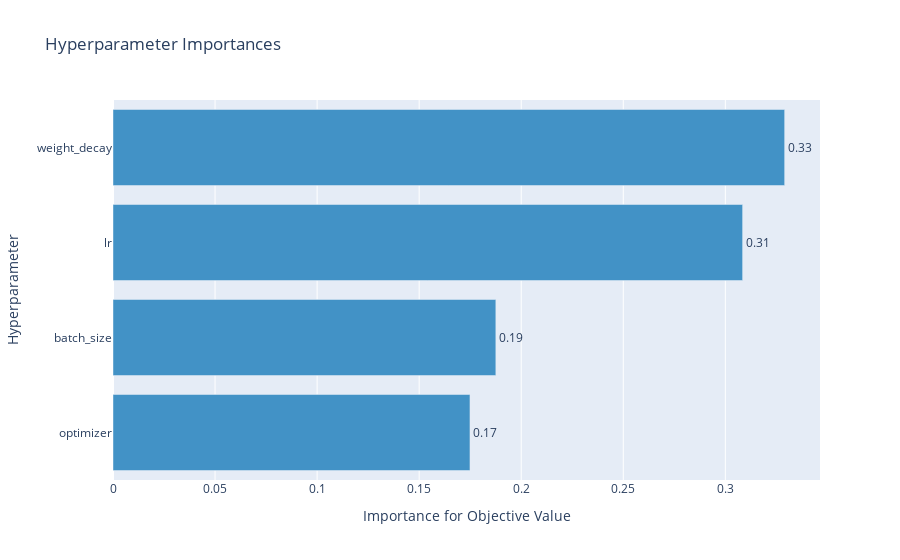

Write notebook code for a chart like this one.
### Code cell
optuna.visualization.plot_param_importances(study)

### Figure 1 — Plotly figure (JSON) as saved in the notebook; plotly's stock layout.template omitted (floating-point values rounded to 4 significant figures)
{"data": [{"cliponaxis": false, "hovertemplate": ["optimizer (CategoricalDistribution): 0.17489106462053874<extra></extra>", "batch_size (IntUniformDistribution): 0.18756697076992965<extra></extra>", "lr (LogUniformDistribution): 0.30847505103313777<extra></extra>", "weight_decay (LogUniformDistribution): 0.3290669135763937<extra></extra>"], "marker": {"color": "rgb(66,146,198)"}, "orientation": "h", "text": ["0.17489106462053874", "0.18756697076992965", "0.30847505103313777", "0.3290669135763937"], "textposition": "outside", "texttemplate": "%{text:.2f}", "type": "bar", "x": [0.1749, 0.1876, 0.3085, 0.3291], "y": ["optimizer", "batch_size", "lr", "weight_decay"]}], "layout": {"showlegend": false, "title": {"text": "Hyperparameter Importances"}, "xaxis": {"title": {"text": "Importance for Objective Value"}}, "yaxis": {"title": {"text": "Hyperparameter"}}}}
